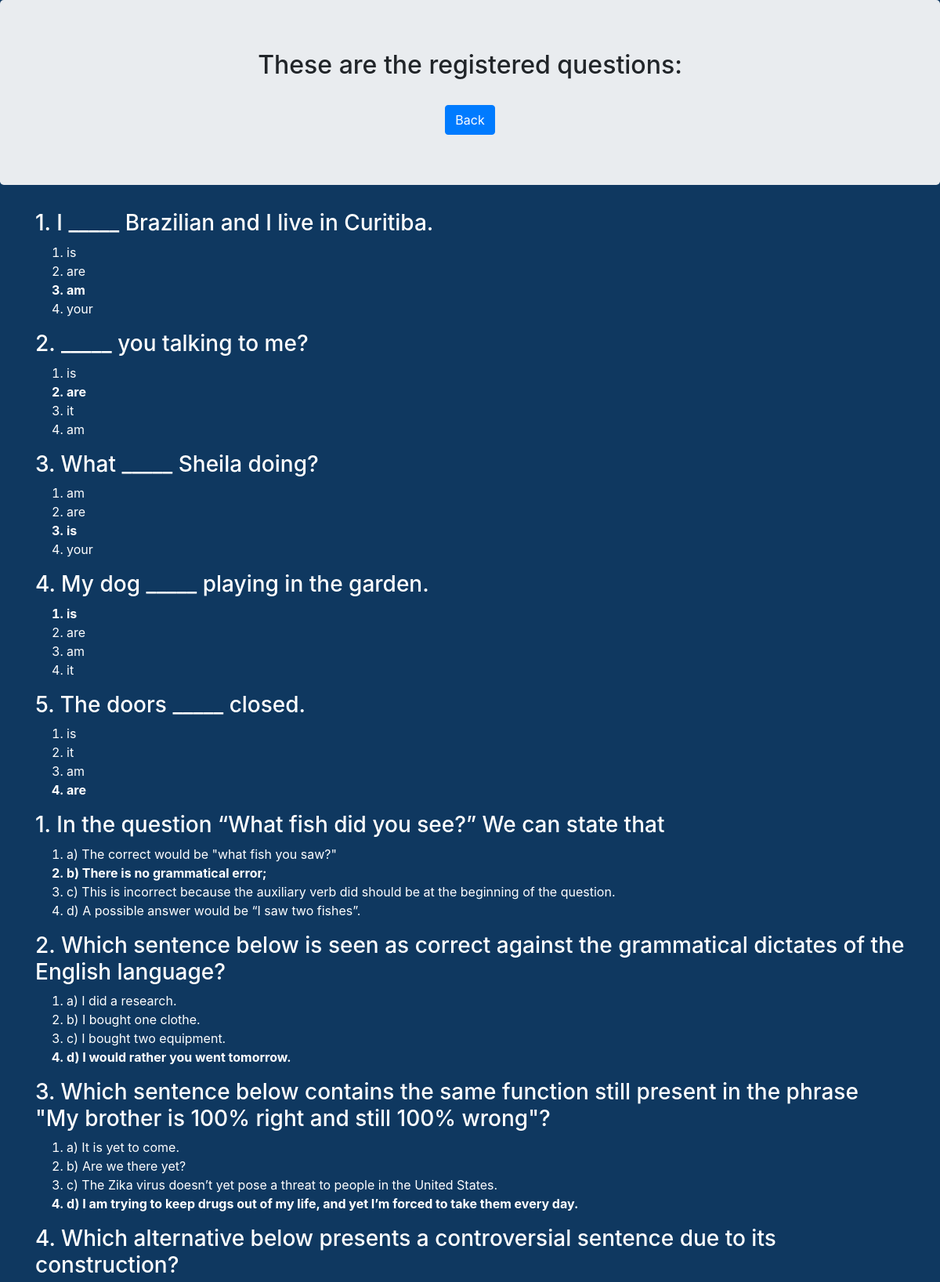
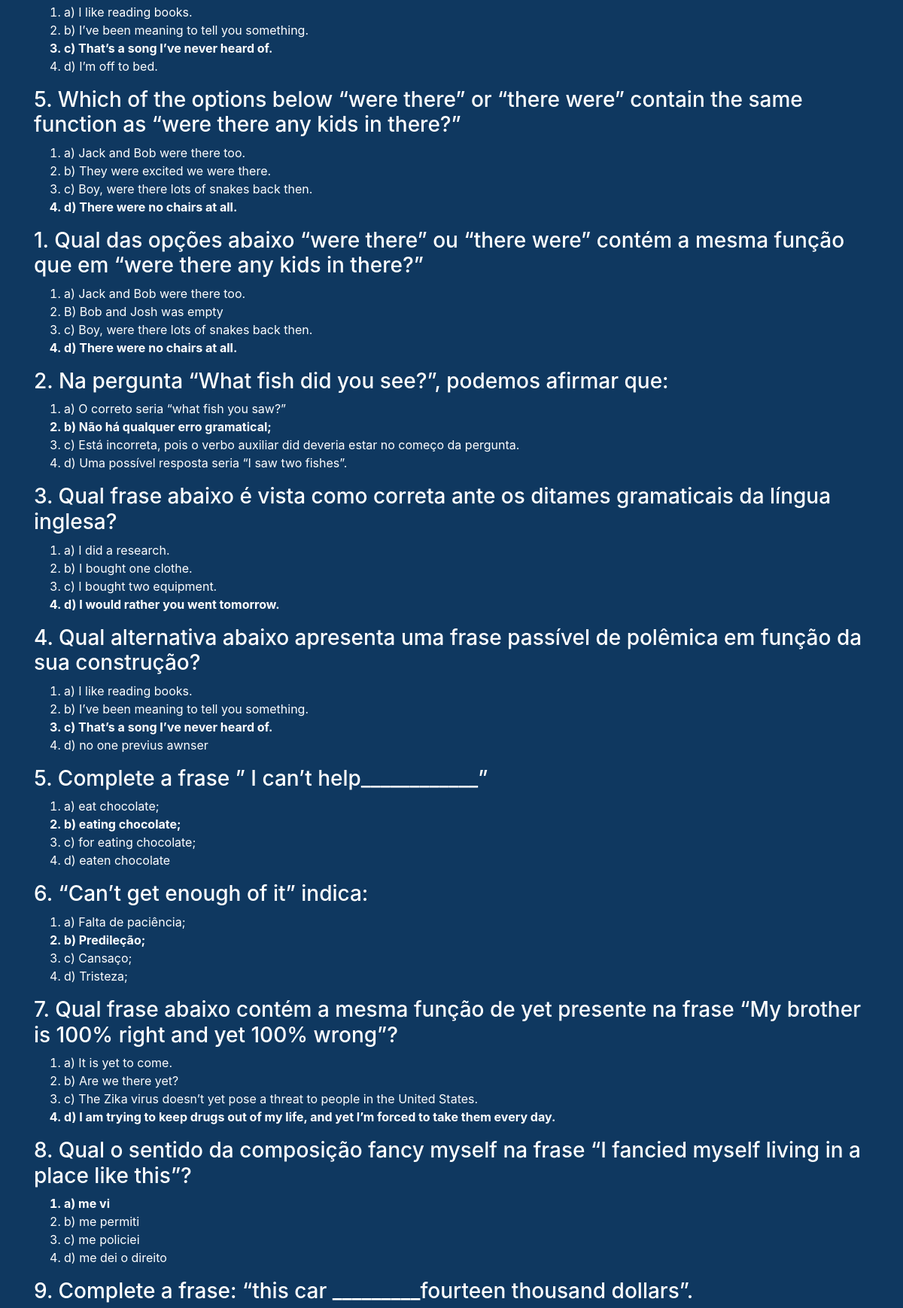
The app's page /professor/visualizacao/verQuestoesView.php (signed in, upper part) with its own data (2 pictures, top to bottom).
### tables this page shows
CREATE TABLE `questao` (
  `idquestao` int(3) NOT NULL,
  `enunciado` varchar(500) NOT NULL,
  `opA` varchar(120) NOT NULL,
  `opB` varchar(120) NOT NULL,
  `opC` varchar(120) NOT NULL,
  `opD` varchar(120) NOT NULL,
  `gabarito` int(11) NOT NULL,
  `tipo` int(1) DEFAULT NULL
);

### professor/visualizacao/verQuestoes.php (called while the page is built, shortened)
<?php
function buscarQuestoes() {
    $connection = mysqli_connect("localhost", "root", "", "portalcursodeingles");
    $sql = "SELECT idquestao, enunciado, opA, opB, opC, opD, gabarito FROM questao";
    $result = mysqli_query($connection, $sql);
    $questoes = [];
    if(mysqli_query($connection, $sql)) {
        if (mysqli_num_rows($result) > 0) {
            $questao = [];
            while ($row = mysqli_fetch_assoc($result)) {
                $questao['idquestao'] = $row['idquestao'];
                $questao['enunciado'] = $row['enunciado'];
                $questao['opA'] = $row['opA'];
                $questao['opB'] = $row['opB'];
                $questao['opC'] = $row['opC'];
                $questao['opD'] = $row['opD'];
                $questao['gabarito'] = $row['gabarito'];
                array_push($questoes, $questao);
            }
        }
    } else{
        die("erro no mysql $sql. " . mysqli_error($connection));
    }
    return $questoes;
}
?>

### professor/visualizacao/verQuestoesCtrl.php (called while the page is built)
<?php
    require_once('verQuestoes.php');
    function exibirQuestoes() {
        return buscarQuestoes();
    }
?>

### professor/visualizacao/verQuestoesView.php (the view, shortened to what this page needs)
<html>
    <head>
  <link rel="stylesheet" href="https://maxcdn.bootstrapcdn.com/bootstrap/4.3.1/css/bootstrap.min.css">
    </head>
    <body style="background-color:#0f3860;">
<div class='jumbotron text-center'><h2> These are the registered questions: </h2><br>
<a href="../professorView.php">
<button class="btn btn-primary" type='button' value='Back'>Back</button>
</a>
</div>
<font color="white">
<div class="container">
<?php
   require_once('verQuestoesCtrl.php');
    $questoes = exibirQuestoes();
    foreach ($questoes as $questao) {
        echo "<h3>" . $questao['enunciado'] . "</h3>";
        echo "<ol type='1'>";
        if ( $questao['gabarito'] == 1)
            echo "<b>";
        echo "<li>" . $questao['opA'] . "</li>";
        if ( $questao['gabarito'] == 1)
            echo "</b>";
        if ( $questao['gabarito'] == 2)
            echo "<b>";
        echo "<li>" . $questao['opB'] . "</li>";
        if ( $questao['gabarito'] == 2)
            echo "</b>";
        if ( $questao['gabarito'] == 3)
            echo "<b>";
        echo "<li>" . $questao['opC'] . "</li>";
        if ( $questao['gabarito'] == 3)
            echo "</b>";
        if ( $questao['gabarito'] == 4)
            echo "<b>";
        echo "<li>" . $questao['opD'] . "</li>";
        if ( $questao['gabarito'] == 4)
            echo "</b>";
        echo "</ol>";
    }
?>
</div>
</font>
</body>
</html>

### records on screen
questao: enunciado "1. I _____ Brazilian and I live in Curitiba.", opA "is", opB "are", opC "am", opD "your"
questao: enunciado "2. _____ you talking to me?", opA "is", opB "are", opC "it", opD "am"
questao: enunciado "3. What _____ Sheila doing?", opA "am", opB "are", opC "is", opD "your"
questao: enunciado "4. My dog _____ playing in the garden.", opA "is", opB "are", opC "am", opD "it"
questao: enunciado "5. The doors _____ closed.", opA "is", opB "it", opC "am", opD "are"
questao: enunciado "1. In the question “What fish did you see?” We can state that", opA "a) The correct would be \"what fish you saw?\"", opB "b) There is no grammatical error;", opC "c) This is incorrect because the auxiliary verb did should be at the beginning of the question.", opD "d) A possible answer would be “I saw two fishes”."
questao: enunciado "2. Which sentence below is seen as correct against the grammatical dictates of the English language?", opA "a) I did a research.", opB "b) I bought one clothe.", opC "c) I bought two equipment.", opD "d) I would rather you went tomorrow."
questao: enunciado "3. Which sentence below contains the same function still present in the phrase \"My brother is 100% right and still 100% wrong\"?", opA "a) It is yet to come.", opB "b) Are we there yet?", opC "c) The Zika virus doesn’t yet pose a threat to people in the United States.", opD "d) I am trying to keep drugs out of my life, and yet I’m forced to take them every day."
questao: enunciado "4. Which alternative below presents a controversial sentence due to its construction?", opA "a) I like reading books.", opB "b) I’ve been meaning to tell you something.", opC "c) That’s a song I’ve never heard of.", opD "d) I’m off to bed."
questao: enunciado "5. Which of the options below “were there” or “there were” contain the same function as “were there any kids in there?”", opA "a) Jack and Bob were there too.", opB "b) They were excited we were there.", opC "c) Boy, were there lots of snakes back then.", opD "d) There were no chairs at all."
questao: enunciado "1. Qual das opções abaixo “were there” ou “there were” contém a mesma função que em “were there any kids in there?”", opA "a) Jack and Bob were there too.", opB "B) Bob and Josh was empty", opC "c) Boy, were there lots of snakes back then.", opD "d) There were no chairs at all."
questao: enunciado "2. Na pergunta “What fish did you see?”, podemos afirmar que:", opA "a) O correto seria “what fish you saw?”", opB "b) Não há qualquer erro gramatical;", opC "c) Está incorreta, pois o verbo auxiliar did deveria estar no começo da pergunta.", opD "d) Uma possível resposta seria “I saw two fishes”."
questao: enunciado "3. Qual frase abaixo é vista como correta ante os ditames gramaticais da língua inglesa?", opA "a) I did a research.", opB "b) I bought one clothe.", opC "c) I bought two equipment.", opD "d) I would rather you went tomorrow."
questao: enunciado "4. Qual alternativa abaixo apresenta uma frase passível de polêmica em função da sua construção?", opA "a) I like reading books.", opB "b) I’ve been meaning to tell you something.", opC "c) That’s a song I’ve never heard of.", opD "d) no one previus awnser"
questao: enunciado "5. Complete a frase ” I can’t help____________”", opA "a) eat chocolate;", opB "b) eating chocolate;", opC "c) for eating chocolate;", opD "d) eaten chocolate"
questao: enunciado "6. “Can’t get enough of it” indica:", opA "a) Falta de paciência;", opB "b) Predileção;", opC "c) Cansaço;", opD "d) Tristeza;"
questao: enunciado "7. Qual frase abaixo contém a mesma função de yet presente na frase “My brother is 100% right and yet 100% wrong”?", opA "a) It is yet to come.", opB "b) Are we there yet?", opC "c) The Zika virus doesn’t yet pose a threat to people in the United States.", opD "d) I am trying to keep drugs out of my life, and yet I’m forced to take them every day."
questao: enunciado "8. Qual o sentido da composição fancy myself na frase “I fancied myself living in a place like this”?", opA "a) me vi", opB "b) me permiti", opC "c) me policiei", opD "d) me dei o direito"
questao: enunciado "9. Complete a frase: “this car _________fourteen thousand dollars”."
